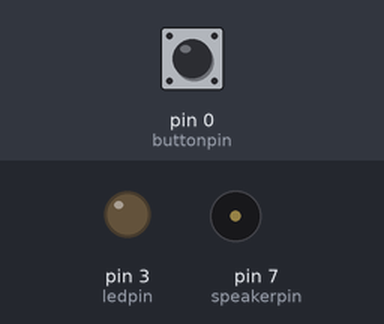
The sketch below on a simulated Arduino Uno, built with avr-gcc and run on an emulated ATmega328P. Parts: output pins drawn as LEDs (lit = HIGH), buzzer (waves = sounding, pin HIGH). Dashed ring = blinking. The inputs (shaded band) are chosen by the test bench; at power-on: pin 0 (buttonpin) HIGH.

Above: at 1.2 s.
1.3 s: pin 0 (buttonpin) pulled LOW for 1 s
At 1.45 s:
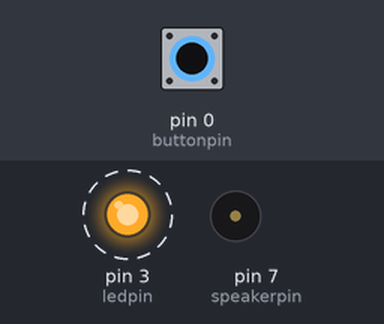
4.3 s: pin 0 (buttonpin) pulled LOW for 3.2 s
At 8.8 s:
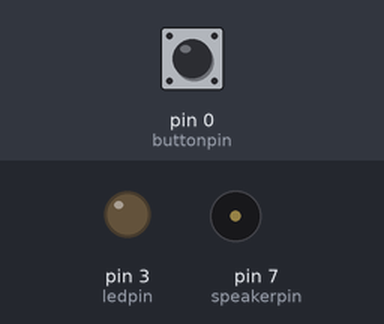
Timing chart, 0 to 10.3 s (numbered marks = the images above; inputs shaded):
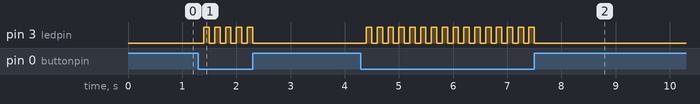

The sketch:

Assignment1.ino
```cpp
//CPSC 599 Assignment 1: The Self-Preserving Light Switch
//Author: Greyson Mannella (30009538)
//-------------------------------------------------------------------------------
//This program allows the user to activate an LED light with a pushbutton.
//If the LED is on for ten seconds, a three-second alarm will sound.
//The alarm will continue to sound every ten seconds until LED is turned off.
//Once LED is turned off, the alarm will no longer sound.
//-------------------------------------------------------------------------------
//Includes the use of the millisDelay library,
//in order to delay the alarm tone without halting the program.
//millisDelay is (c) 2018 Forward Computing and Control Pty. Ltd.,
//http://forward.com.au.
//-------------------------------------------------------------------------------

#include <millisDelay.h>               //include millisDelay library

int ledpin = 3;                        //init pin for LED
int buttonpin = 0;                     //init pin for pushbutton
int speakerpin = 7;                    //init pin for piezo
int val = 0;                           //init button input signal variable
bool pressed = false;                  //init button press flag
millisDelay delayTimer;                //init delay timer


void setup() {
  pinMode(ledpin, OUTPUT);              //declare LED pin as output
  pinMode(buttonpin, INPUT);            //declare pushbutton pin as input
  pinMode(speakerpin, OUTPUT);          //declare piezo pin as output
}


void loop() {
  val = digitalRead(buttonpin);         //read the current pushbutton signal

//if pushbutton has been pressed...
  if (val == LOW){
    delay(100);                         //...delay 100ms for button press time...
    pressed = !pressed;                 //...negate button press flag...
    digitalWrite(ledpin, pressed);      //...update current state of the LED...
    delayTimer.start(10000);            //...and start a delay timer for 10000ms.
  }

//if delay timer is up & button has been pressed...
  if (delayTimer.justFinished() && pressed) {
    tone(speakerpin, 800, 3000);        //...sound an alarm for 3 seconds...
    delayTimer.start(10000);            //...and restart the delay timer.
  }
}
```

millisDelay.cpp
```cpp
// millisDelay.cpp

/*
 * (c)2018 Forward Computing and Control Pty. Ltd.
 * NSW Australia, www.forward.com.au
 * This code is not warranted to be fit for any purpose. You may only use it at your own risk.
 * This generated code may be freely used for both private and commercial use
 * provided this copyright is maintained.
 */

// include Arduino.h for millis()
#include <Arduino.h>
#include <millisDelay.h>

millisDelay::millisDelay() {
  running = false; // not running on start
  startTime = 0; // not started yet
  finishNow = false; // do not finish early
}

/**
   Start a delay of this many milliseconds
   @param delay in millisconds, 0 means justFinished() will return true on first call
*/
void millisDelay::start(unsigned long delay) {
  mS_delay = delay;
  startTime = millis();
  running = true;
  finishNow = false; // do not finish early
}

/**
   Stop the delay
   justFinished() will now never return true
   until after start(),restart() or repeat() called again
*/
void millisDelay::stop() {
  running = false;
  finishNow = false; // do not finish early
}

/**
   repeat()
   Do same delay again but allow for a possible delay in calling justFinished()
*/
void millisDelay::repeat() {
  startTime = startTime + mS_delay;
  running = true;
  finishNow = false; // do not finish early
}

/**
   restart()
   Start the same delay again starting from now
   Note: use repeat() when justFinished() returns true, if you want a regular repeating delay
*/
void millisDelay::restart() {
  start(mS_delay);
}

/**
   Force delay to end now
*/
void millisDelay::finish() {
  finishNow = true; // finish early
}

/**
  Has the delay ended/expired or has finish() been called?
  justFinished() returns true just once when delay first exceeded or the first time it is called after finish() called
*/
bool millisDelay::justFinished() {
  if (running && (finishNow || ((millis() - startTime) >= mS_delay))) {
    stop();
    return true;
  } // else {
  return false;
}

/**
  Is the delay running, i.e. justFinished() will return true at some time in the future
*/
bool millisDelay::isRunning() {
  return running;
}

/**
  Returns the last time this delay was started, in mS, by calling start(), repeat() or restart()
  Returns 0 if it has never been started
*/
unsigned long millisDelay::getStartTime() {
	return startTime;
}

/**
  How many mS remaining until delay finishes
  Returns 0 if justFinished() returned true or stop() called
*/
unsigned long millisDelay::remaining() {
  if (running) {
    unsigned long mS = millis(); // capture current millis() as it may tick over between uses below
    if (finishNow || ((mS - startTime) >= mS_delay)) {  // check if delay exceeded already but justFinished() has not been called yet
      return 0;
    } else {
      return (mS_delay - (mS - startTime));
    }
  } else { // not running. stop() called or justFinished() returned true
    return 0;
  }
}

/**
  The delay set in mS set in start
*/
unsigned long millisDelay::delay() {
  return mS_delay;
}
```

millisDelay.h
```cpp
// millisDelay.h
#ifndef MILLIS_DELAY_H
#define MILLIS_DELAY_H

/*
 * (c)2018 Forward Computing and Control Pty. Ltd.
 * NSW Australia, www.forward.com.au
 * This code is not warranted to be fit for any purpose. You may only use it at your own risk.
 * This generated code may be freely used for both private and commercial use
 * provided this copyright is maintained.
 */

class millisDelay {
  public:

    millisDelay();

    /**
      Start a delay of this many milliseconds
      @param delay in millisconds, 0 means ifFinished() return true on first call
    */
    void start(unsigned long delay);

    /**
       Stop the delay
       justFinished() will now never return true
       until after start(),restart() or repeat() called again
    */
    void stop();

    /**
      repeat()
      Do same delay again but allow for a possible delay in calling justFinished()
    */
    void repeat();

    /**
      restart()
      Start the same delay again starting from now
      Note: use repeat() when justFinished() returns true, if you want a regular repeating delay
    */
    void restart();

    /**
       Force delay to end now
    */
    void finish();

    /**
      Has the delay ended/expired or has finish() been called?
      justFinished() returns true just once when delay first exceeded or the first time it is called after finish() called
    */
    bool justFinished();

    /**
      Is the delay running, i.e. justFinished() will return true at some time in the future
    */
    bool isRunning();

    /**
      Returns the last time this delay was started, in mS, by calling start(), repeat() or restart()
      Returns 0 if it has never been started
    */
    unsigned long getStartTime();

    /**
      How many mS remaining until delay finishes
      Returns 0 if finished or stopped
    */
    unsigned long remaining();

    /**
      The delay set in start
    */
    unsigned long delay();

  private:
    unsigned long mS_delay;
    unsigned long startTime;
    bool running; // true if delay running false when ended
    bool finishNow; // true if finish() called to finish delay early, false after justFinished() returns true
};
#endif
```

Measured:
- after the input at 1.3 s, pin 3 (ledpin): alternates HIGH for 0.10 s and LOW for 0.10 s, 10 changes in all, then stays LOW, starting after 0.10 s
- after the input at 4.3 s, pin 3 (ledpin): alternates HIGH for 0.10 s and LOW for 0.10 s, 32 changes in all, then stays LOW, starting after 0.10 s
